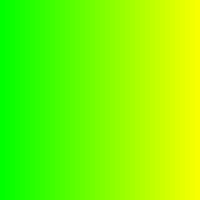
Frame 1 (no input)
Frame 60 (the mouse pressed at the canvas centre just before this capture): identical to frame 1, image omitted
Frame 120 (the mouse held since frame 60 and released just before this capture): identical to frame 1, image omitted

The Processing sketch that drew this single still picture (run headless with seeded random() and noise(); from frame 60 on, the mouse is pressed at the canvas centre):

// Processing sketch: processing_1346
// ── processing_1346.pde

/**
 * Brightness 
 * by Rusty Robison. 
 * 
 * Brightness is the relative lightness or darkness of a color.
 * Move the cursor vertically over each bar to alter its brightness. 
 */
 
int barWidth = 5;
int[] brightness;

void setup() 
{
  size(200, 200);
  colorMode(RGB, 200, width/(mouseX+1), height/(mouseY+1));  
  brightness = new int[width/barWidth];
  frameRate (100);
}

void draw() 
{
  int j = 0;
  for (int i = 0; i <= (width-barWidth); i += barWidth) {  
    noStroke();
    if ((mouseX > i) && (mouseX < i+barWidth)) {
      brightness[j] = mouseY;
    }
    fill(i, height, brightness[j]);
    rect(i, 0, barWidth, height);  
    j++;
  }
}
